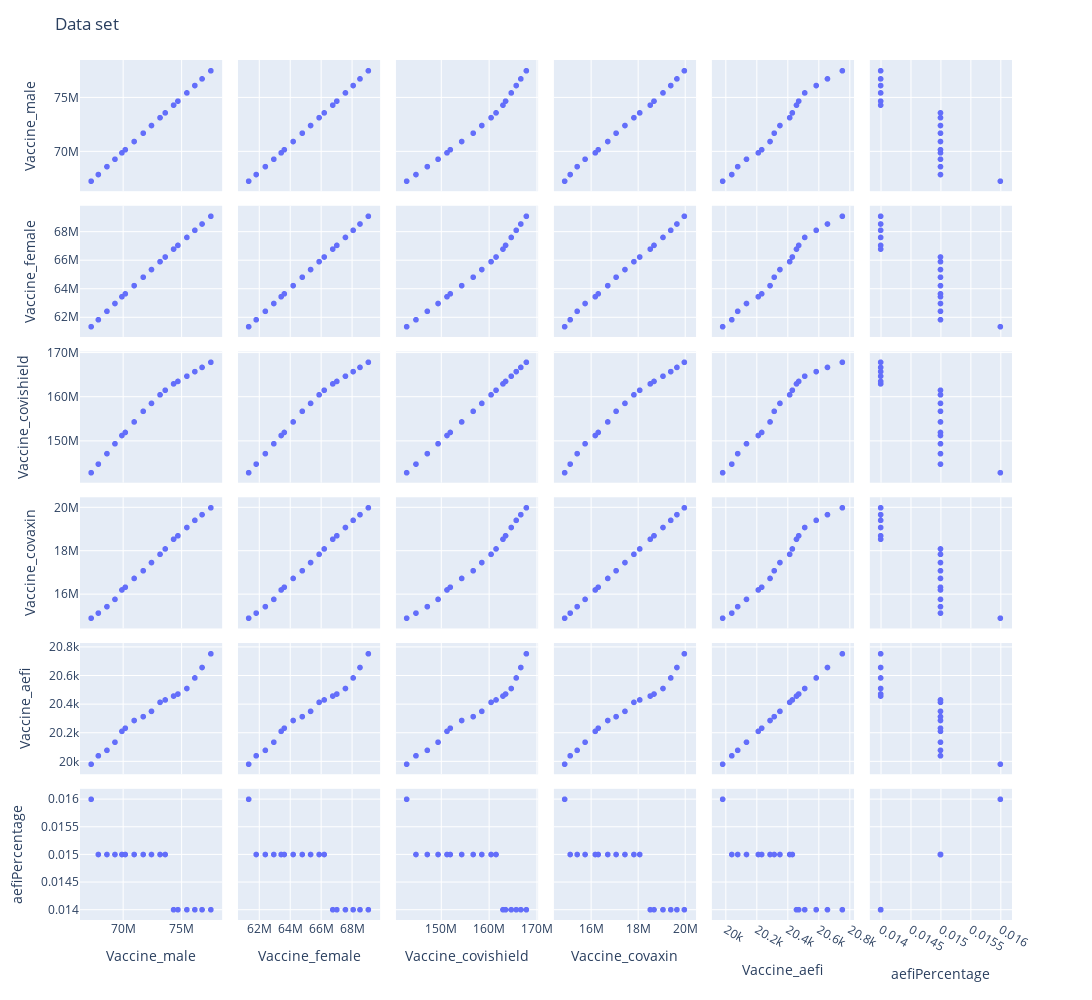

The notebook cell saved with this chart:
### Code cell
fig1=px.scatter_matrix(df,dimensions=['Vaccine_male','Vaccine_female','Vaccine_covishield','Vaccine_covaxin','Vaccine_aefi','aefiPercentage'])
fig1.update_layout(
    title='Data set',
    width=1500,
    height=1000,
)

### Figure 1 — Plotly figure (JSON) as saved in the notebook; plotly's stock layout.template omitted (floating-point values rounded to 4 significant figures)
{"data": [{"dimensions": [{"axis": {"matches": true}, "label": "Vaccine_male", "values": [67265833, 67881167, 68616643, 69304346, 69899266, 70186220, 70948079, 71722365, 72431855, 73161834, 73607113, 74324379, 74693401, 75461311, 76142110, 76761977, 77512357]}, {"axis": {"matches": true}, "label": "Vaccine_female", "values": [61344881, 61832097, 62424602, 62972623, 63449164, 63650307, 64225501, 64816275, 65354414, 65906538, 66234957, 66787921, 67050966, 67608590, 68107465, 68550747, 69091006]}, {"axis": {"matches": true}, "label": "Vaccine_covishield", "values": [142858095, 144803890, 147178689, 149428089, 151298735, 151983853, 154371836, 156780790, 158585766, 160521617, 161558739, 163009216, 163555521, 164739599, 165784285, 166740487, 167900451]}, {"axis": {"matches": true}, "label": "Vaccine_covaxin", "values": [14892657, 15127348, 15424914, 15761911, 16195122, 16321015, 16727082, 17081853, 17459811, 17840229, 18087664, 18535310, 18695475, 19077536, 19407170, 19669911, 19986188]}, {"axis": {"matches": true}, "label": "Vaccine_aefi", "values": [19982, 20041, 20079, 20136, 20212, 20234, 20288, 20315, 20352, 20415, 20432, 20459, 20473, 20512, 20586, 20659, 20755]}, {"axis": {"matches": true}, "label": "aefiPercentage", "values": [0.016, 0.015, 0.015, 0.015, 0.015, 0.015, 0.015, 0.015, 0.015, 0.015, 0.015, 0.014, 0.014, 0.014, 0.014, 0.014, 0.014]}], "hovertemplate": "%{xaxis.title.text}=%{x}<br>%{yaxis.title.text}=%{y}<extra></extra>", "legendgroup": "", "marker": {"color": "#636efa", "symbol": "circle"}, "name": "", "showlegend": false, "type": "splom"}], "layout": {"dragmode": "select", "height": 1000, "legend": {"tracegroupgap": 0}, "margin": {"t": 60}, "title": {"text": "Data set"}, "width": 1500}}
